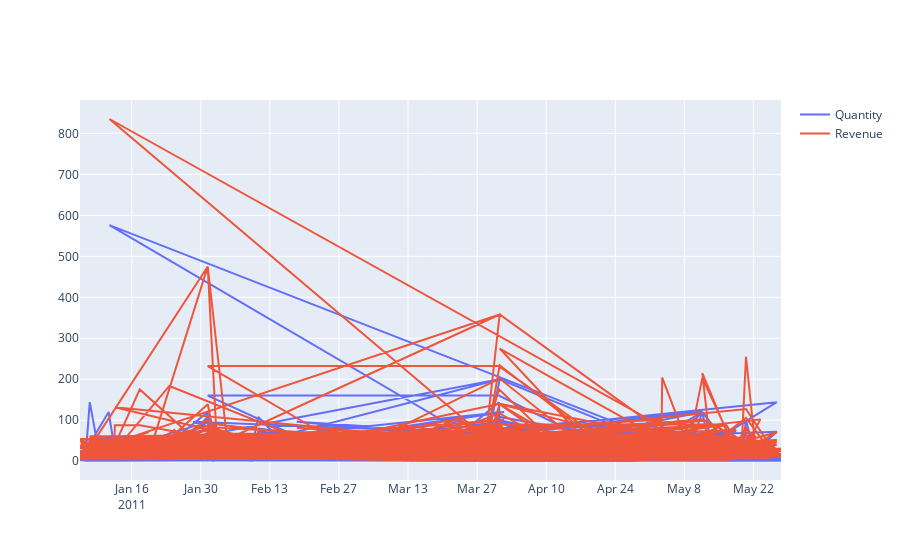

Notebook code for this chart:
### Code cell
import plotly.express as px


fig = go.Figure()
fig.add_trace(go.Scatter(x=data2["InvoiceDate"], y=data2["Quantity"],
                    mode='lines',
                    name='Quantity'))
fig.add_trace(go.Scatter(x=data2["InvoiceDate"], y=data2["Revenue"],
                    mode='lines',
                    name='Revenue'))

fig.show()

### Figure 1 — Plotly figure (JSON) as saved in the notebook; plotly's stock layout.template omitted (floating-point values rounded to 4 significant figures; data arrays with more than 128 entries replaced by an {"elided": "..."} marker saying what was removed)
{"data": [{"mode": "lines", "name": "Quantity", "type": "scatter", "x": {"elided": "2454 str values"}, "y": {"elided": "2454 int values"}}, {"mode": "lines", "name": "Revenue", "type": "scatter", "x": {"elided": "2454 str values"}, "y": {"elided": "2454 float values"}}], "layout": {}}
